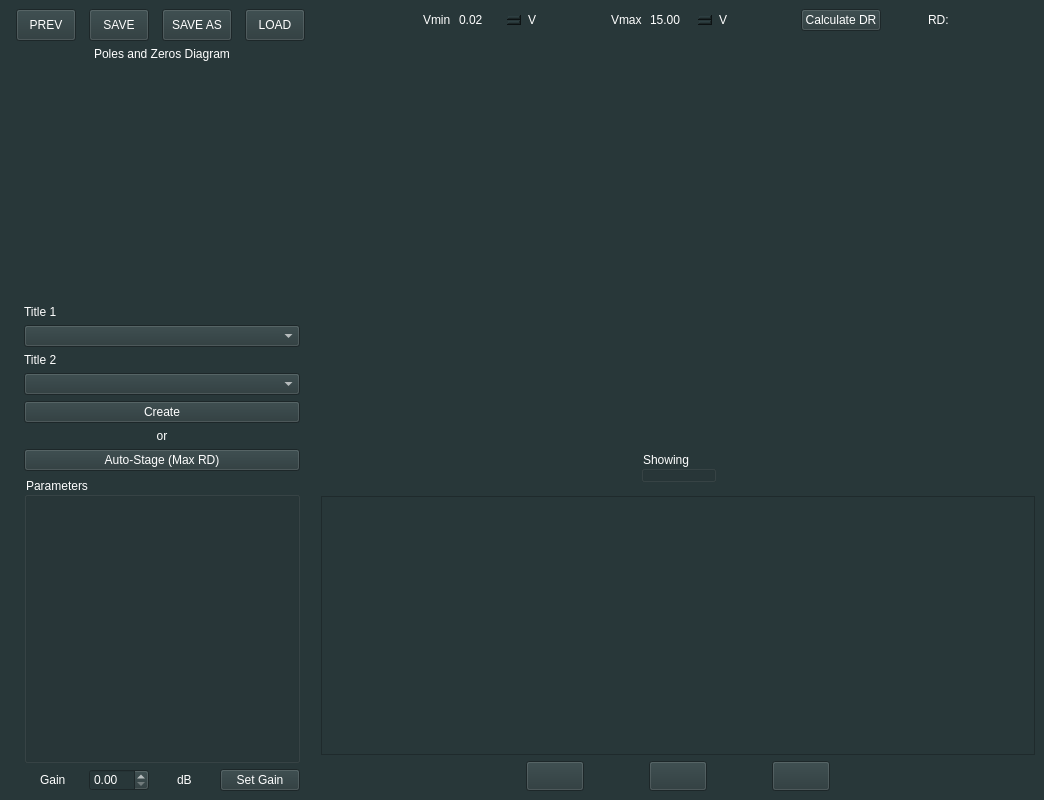
<?xml version="1.0" encoding="UTF-8"?>
<ui version="4.0">
 <class>MainWindow</class>
 <widget class="QMainWindow" name="MainWindow">
  <property name="geometry">
   <rect>
    <x>0</x>
    <y>0</y>
    <width>1044</width>
    <height>800</height>
   </rect>
  </property>
  <property name="windowTitle">
   <string>MainWindow</string>
  </property>
  <property name="styleSheet">
   <string notr="true">background-color:rgb(40, 55, 57);</string>
  </property>
  <widget class="QWidget" name="centralwidget">
   <layout class="QHBoxLayout" name="horizontalLayout_2">
    <item>
     <layout class="QHBoxLayout" name="horizontalLayout" stretch="30,70">
      <item>
       <layout class="QVBoxLayout" name="verticalLayout_2" stretch="0,40,10,50">
        <item>
         <layout class="QHBoxLayout" name="horizontalLayout_11" stretch="20,20,20,20">
          <item>
           <widget class="QPushButton" name="prev_window">
            <property name="sizePolicy">
             <sizepolicy hsizetype="Minimum" vsizetype="Fixed">
              <horstretch>0</horstretch>
              <verstretch>0</verstretch>
             </sizepolicy>
            </property>
            <property name="maximumSize">
             <size>
              <width>60</width>
              <height>60</height>
             </size>
            </property>
            <property name="styleSheet">
             <string notr="true">font: 63 8pt &quot;Open Sans Semibold&quot;;
color:rgb(255, 255, 255);
padding: 8px;
bottom-margin:3px;
</string>
            </property>
            <property name="text">
             <string>PREV</string>
            </property>
           </widget>
          </item>
          <item>
           <widget class="QPushButton" name="saveButton">
            <property name="maximumSize">
             <size>
              <width>60</width>
              <height>60</height>
             </size>
            </property>
            <property name="styleSheet">
             <string notr="true">font: 63 8pt &quot;Open Sans Semibold&quot;;
color:rgb(255, 255, 255);
padding: 8px;
bottom-margin:3px;
</string>
            </property>
            <property name="text">
             <string>SAVE</string>
            </property>
           </widget>
          </item>
          <item>
           <widget class="QPushButton" name="saveAsButton">
            <property name="maximumSize">
             <size>
              <width>70</width>
              <height>60</height>
             </size>
            </property>
            <property name="styleSheet">
             <string notr="true">font: 63 8pt &quot;Open Sans Semibold&quot;;
color:rgb(255, 255, 255);
padding: 8px;
bottom-margin:3px;
</string>
            </property>
            <property name="text">
             <string>SAVE AS</string>
            </property>
           </widget>
          </item>
          <item>
           <widget class="QPushButton" name="loadButton">
            <property name="maximumSize">
             <size>
              <width>60</width>
              <height>60</height>
             </size>
            </property>
            <property name="styleSheet">
             <string notr="true">font: 63 8pt &quot;Open Sans Semibold&quot;;
color:rgb(255, 255, 255);
padding: 8px;
bottom-margin:3px;
</string>
            </property>
            <property name="text">
             <string>LOAD</string>
            </property>
           </widget>
          </item>
         </layout>
        </item>
        <item>
         <layout class="QHBoxLayout" name="horizontalLayout_9" stretch="5,90,5">
          <property name="spacing">
           <number>0</number>
          </property>
          <item>
           <spacer name="horizontalSpacer_15">
            <property name="orientation">
             <enum>Qt::Horizontal</enum>
            </property>
            <property name="sizeHint" stdset="0">
             <size>
              <width>40</width>
              <height>20</height>
             </size>
            </property>
           </spacer>
          </item>
          <item>
           <layout class="QVBoxLayout" name="verticalLayout_5" stretch="5,85">
            <item alignment="Qt::AlignHCenter|Qt::AlignVCenter">
             <widget class="QLabel" name="label_2">
              <property name="sizePolicy">
               <sizepolicy hsizetype="Preferred" vsizetype="Expanding">
                <horstretch>0</horstretch>
                <verstretch>0</verstretch>
               </sizepolicy>
              </property>
              <property name="styleSheet">
               <string notr="true">font: 63 9pt &quot;Open Sans Semibold&quot;;
color:rgb(255, 255, 255);
border: 0px solid blue;
</string>
              </property>
              <property name="text">
               <string>Poles and Zeros Diagram</string>
              </property>
             </widget>
            </item>
            <item>
             <widget class="GraphWidget2" name="z_p_diagram" native="true"/>
            </item>
           </layout>
          </item>
          <item>
           <spacer name="horizontalSpacer_16">
            <property name="orientation">
             <enum>Qt::Horizontal</enum>
            </property>
            <property name="sizeHint" stdset="0">
             <size>
              <width>40</width>
              <height>20</height>
             </size>
            </property>
           </spacer>
          </item>
         </layout>
        </item>
        <item>
         <layout class="QVBoxLayout" name="verticalLayout_4" stretch="20,0">
          <item>
           <layout class="QHBoxLayout" name="horizontalLayout_3" stretch="5,90,5">
            <item>
             <spacer name="horizontalSpacer_6">
              <property name="orientation">
               <enum>Qt::Horizontal</enum>
              </property>
              <property name="sizeHint" stdset="0">
               <size>
                <width>40</width>
                <height>20</height>
               </size>
              </property>
             </spacer>
            </item>
            <item>
             <layout class="QVBoxLayout" name="verticalLayout_8">
              <item>
               <widget class="QLabel" name="title_combo_1">
                <property name="styleSheet">
                 <string notr="true">font: 63 6pt &quot;Open Sans Semibold&quot;;
color:rgb(255, 255, 255);

</string>
                </property>
                <property name="text">
                 <string>Title 1</string>
                </property>
               </widget>
              </item>
              <item>
               <widget class="QComboBox" name="combo1">
                <property name="styleSheet">
                 <string notr="true">font: 63 9pt &quot;Open Sans Semibold&quot;;
color:rgb(255, 255, 255);

</string>
                </property>
               </widget>
              </item>
              <item>
               <widget class="QLabel" name="title_combo_2">
                <property name="styleSheet">
                 <string notr="true">font: 63 6pt &quot;Open Sans Semibold&quot;;
color:rgb(255, 255, 255);

</string>
                </property>
                <property name="text">
                 <string>Title 2</string>
                </property>
               </widget>
              </item>
              <item>
               <widget class="QComboBox" name="combo2">
                <property name="styleSheet">
                 <string notr="true">font: 63 9pt &quot;Open Sans Semibold&quot;;
color:rgb(255, 255, 255);

</string>
                </property>
               </widget>
              </item>
             </layout>
            </item>
            <item>
             <spacer name="horizontalSpacer_5">
              <property name="orientation">
               <enum>Qt::Horizontal</enum>
              </property>
              <property name="sizeHint" stdset="0">
               <size>
                <width>40</width>
                <height>20</height>
               </size>
              </property>
             </spacer>
            </item>
           </layout>
          </item>
          <item>
           <layout class="QHBoxLayout" name="horizontalLayout_7" stretch="5,90,5">
            <item>
             <spacer name="horizontalSpacer_8">
              <property name="orientation">
               <enum>Qt::Horizontal</enum>
              </property>
              <property name="sizeHint" stdset="0">
               <size>
                <width>40</width>
                <height>20</height>
               </size>
              </property>
             </spacer>
            </item>
            <item>
             <layout class="QVBoxLayout" name="verticalLayout">
              <item>
               <widget class="QPushButton" name="create_button">
                <property name="styleSheet">
                 <string notr="true">font: 63 9pt &quot;Open Sans Semibold&quot;;
color:rgb(255, 255, 255);</string>
                </property>
                <property name="text">
                 <string>Create</string>
                </property>
               </widget>
              </item>
              <item>
               <widget class="QLabel" name="label_5">
                <property name="styleSheet">
                 <string notr="true">font: 63 6pt &quot;Open Sans Semibold&quot;;
color:rgb(255, 255, 255);
border: 0px solid blue;
</string>
                </property>
                <property name="text">
                 <string>or</string>
                </property>
                <property name="alignment">
                 <set>Qt::AlignCenter</set>
                </property>
               </widget>
              </item>
              <item>
               <widget class="QPushButton" name="autostage">
                <property name="styleSheet">
                 <string notr="true">font: 63 9pt &quot;Open Sans Semibold&quot;;
color:rgb(255, 255, 255);</string>
                </property>
                <property name="text">
                 <string>Auto-Stage (Max RD)</string>
                </property>
               </widget>
              </item>
             </layout>
            </item>
            <item>
             <spacer name="horizontalSpacer_7">
              <property name="orientation">
               <enum>Qt::Horizontal</enum>
              </property>
              <property name="sizeHint" stdset="0">
               <size>
                <width>40</width>
                <height>20</height>
               </size>
              </property>
             </spacer>
            </item>
           </layout>
          </item>
         </layout>
        </item>
        <item>
         <layout class="QHBoxLayout" name="horizontalLayout_8" stretch="5,90,5">
          <item>
           <spacer name="horizontalSpacer_14">
            <property name="orientation">
             <enum>Qt::Horizontal</enum>
            </property>
            <property name="sizeHint" stdset="0">
             <size>
              <width>40</width>
              <height>20</height>
             </size>
            </property>
           </spacer>
          </item>
          <item>
           <layout class="QVBoxLayout" name="verticalLayout_3" stretch="85,15">
            <item>
             <widget class="QGroupBox" name="param_group_box">
              <property name="styleSheet">
               <string notr="true">color:rgb(255, 255, 255)</string>
              </property>
              <property name="title">
               <string>Parameters</string>
              </property>
              <property name="flat">
               <bool>false</bool>
              </property>
             </widget>
            </item>
            <item>
             <layout class="QHBoxLayout" name="horizontalLayout_10">
              <item alignment="Qt::AlignHCenter">
               <widget class="QLabel" name="label_6">
                <property name="styleSheet">
                 <string notr="true">font: 63 8pt &quot;Open Sans Semibold&quot;;
color:rgb(255, 255, 255);
border: 0px solid blue;</string>
                </property>
                <property name="text">
                 <string>Gain</string>
                </property>
               </widget>
              </item>
              <item>
               <widget class="QDoubleSpinBox" name="gainSpin">
                <property name="styleSheet">
                 <string notr="true">font: 63 7pt &quot;Open Sans Semibold&quot;;
color:rgb(255, 255, 255);</string>
                </property>
               </widget>
              </item>
              <item alignment="Qt::AlignHCenter">
               <widget class="QLabel" name="label">
                <property name="styleSheet">
                 <string notr="true">font: 63 8pt &quot;Open Sans Semibold&quot;;
color:rgb(255, 255, 255);
border: 0px solid blue;</string>
                </property>
                <property name="text">
                 <string>dB</string>
                </property>
               </widget>
              </item>
              <item>
               <widget class="QPushButton" name="goGain">
                <property name="styleSheet">
                 <string notr="true">font: 63 9pt &quot;Open Sans Semibold&quot;;
color:rgb(255, 255, 255);</string>
                </property>
                <property name="text">
                 <string>Set Gain</string>
                </property>
               </widget>
              </item>
             </layout>
            </item>
           </layout>
          </item>
          <item>
           <spacer name="horizontalSpacer_13">
            <property name="orientation">
             <enum>Qt::Horizontal</enum>
            </property>
            <property name="sizeHint" stdset="0">
             <size>
              <width>40</width>
              <height>20</height>
             </size>
            </property>
           </spacer>
          </item>
         </layout>
        </item>
       </layout>
      </item>
      <item>
       <layout class="QVBoxLayout" name="rightLayout" stretch="0,55,4,1,35,4">
        <property name="sizeConstraint">
         <enum>QLayout::SetDefaultConstraint</enum>
        </property>
        <item>
         <layout class="QHBoxLayout" name="horizontalLayout_12" stretch="20,5,5,5,10,5,5,5,10,10,5,10,5,0">
          <item>
           <spacer name="horizontalSpacer_17">
            <property name="orientation">
             <enum>Qt::Horizontal</enum>
            </property>
            <property name="sizeHint" stdset="0">
             <size>
              <width>40</width>
              <height>20</height>
             </size>
            </property>
           </spacer>
          </item>
          <item>
           <widget class="QLabel" name="label_14">
            <property name="styleSheet">
             <string notr="true">font: 63 8pt &quot;Open Sans Semibold&quot;;
color:rgb(255, 255, 255);
border: 0px solid blue;</string>
            </property>
            <property name="text">
             <string>Vmin</string>
            </property>
           </widget>
          </item>
          <item alignment="Qt::AlignHCenter">
           <widget class="QDoubleSpinBox" name="vminSpin">
            <property name="styleSheet">
             <string notr="true">font: 63 8pt &quot;Open Sans Semibold&quot;;
color:rgb(255, 255, 255);
border: 0px solid blue;</string>
            </property>
            <property name="maximum">
             <double>1000.000000000000000</double>
            </property>
            <property name="value">
             <double>0.020000000000000</double>
            </property>
           </widget>
          </item>
          <item alignment="Qt::AlignLeft">
           <widget class="QLabel" name="label_13">
            <property name="styleSheet">
             <string notr="true">font: 63 8pt &quot;Open Sans Semibold&quot;;
color:rgb(255, 255, 255);
border: 0px solid blue;</string>
            </property>
            <property name="text">
             <string>V</string>
            </property>
           </widget>
          </item>
          <item>
           <spacer name="horizontalSpacer_18">
            <property name="orientation">
             <enum>Qt::Horizontal</enum>
            </property>
            <property name="sizeHint" stdset="0">
             <size>
              <width>40</width>
              <height>20</height>
             </size>
            </property>
           </spacer>
          </item>
          <item alignment="Qt::AlignRight">
           <widget class="QLabel" name="label_12">
            <property name="styleSheet">
             <string notr="true">font: 63 8pt &quot;Open Sans Semibold&quot;;
color:rgb(255, 255, 255);
border: 0px solid blue;</string>
            </property>
            <property name="text">
             <string>Vmax</string>
            </property>
           </widget>
          </item>
          <item>
           <widget class="QDoubleSpinBox" name="vmaxSpin">
            <property name="styleSheet">
             <string notr="true">font: 63 8pt &quot;Open Sans Semibold&quot;;
color:rgb(255, 255, 255);
border: 0px solid blue;</string>
            </property>
            <property name="maximum">
             <double>1000.000000000000000</double>
            </property>
            <property name="value">
             <double>15.000000000000000</double>
            </property>
           </widget>
          </item>
          <item>
           <widget class="QLabel" name="label_11">
            <property name="styleSheet">
             <string notr="true">font: 63 8pt &quot;Open Sans Semibold&quot;;
color:rgb(255, 255, 255);
border: 0px solid blue;</string>
            </property>
            <property name="text">
             <string>V</string>
            </property>
           </widget>
          </item>
          <item>
           <spacer name="horizontalSpacer_19">
            <property name="orientation">
             <enum>Qt::Horizontal</enum>
            </property>
            <property name="sizeHint" stdset="0">
             <size>
              <width>40</width>
              <height>20</height>
             </size>
            </property>
           </spacer>
          </item>
          <item>
           <widget class="QPushButton" name="reloadv">
            <property name="styleSheet">
             <string notr="true">font: 63 9pt &quot;Open Sans Semibold&quot;;
color:rgb(255, 255, 255);</string>
            </property>
            <property name="text">
             <string>Calculate DR</string>
            </property>
           </widget>
          </item>
          <item>
           <spacer name="horizontalSpacer_20">
            <property name="orientation">
             <enum>Qt::Horizontal</enum>
            </property>
            <property name="sizeHint" stdset="0">
             <size>
              <width>40</width>
              <height>20</height>
             </size>
            </property>
           </spacer>
          </item>
          <item alignment="Qt::AlignHCenter">
           <widget class="QLabel" name="label_10">
            <property name="styleSheet">
             <string notr="true">font: 63 11pt &quot;Open Sans Semibold&quot;;
color:rgb(255, 255, 255);
border: 0px solid blue;</string>
            </property>
            <property name="text">
             <string>RD:</string>
            </property>
           </widget>
          </item>
          <item>
           <widget class="QLabel" name="rd">
            <property name="styleSheet">
             <string notr="true">font: 63 11pt &quot;Open Sans Semibold&quot;;
color:rgb(255, 255, 255);
border: 0px solid blue;</string>
            </property>
            <property name="text">
             <string/>
            </property>
           </widget>
          </item>
          <item>
           <spacer name="horizontalSpacer_21">
            <property name="orientation">
             <enum>Qt::Horizontal</enum>
            </property>
            <property name="sizeHint" stdset="0">
             <size>
              <width>40</width>
              <height>20</height>
             </size>
            </property>
           </spacer>
          </item>
         </layout>
        </item>
        <item>
         <layout class="QHBoxLayout" name="horizontalLayout_6" stretch="10,80,10">
          <item>
           <spacer name="horizontalSpacer_9">
            <property name="orientation">
             <enum>Qt::Horizontal</enum>
            </property>
            <property name="sizeHint" stdset="0">
             <size>
              <width>40</width>
              <height>20</height>
             </size>
            </property>
           </spacer>
          </item>
          <item>
           <widget class="GraphWidget" name="graphWidget" native="true"/>
          </item>
          <item>
           <spacer name="horizontalSpacer_10">
            <property name="orientation">
             <enum>Qt::Horizontal</enum>
            </property>
            <property name="sizeHint" stdset="0">
             <size>
              <width>40</width>
              <height>20</height>
             </size>
            </property>
           </spacer>
          </item>
         </layout>
        </item>
        <item>
         <layout class="QHBoxLayout" name="horizontalLayout_4">
          <item>
           <spacer name="horizontalSpacer_3">
            <property name="orientation">
             <enum>Qt::Horizontal</enum>
            </property>
            <property name="sizeHint" stdset="0">
             <size>
              <width>40</width>
              <height>20</height>
             </size>
            </property>
           </spacer>
          </item>
          <item alignment="Qt::AlignHCenter">
           <widget class="QGroupBox" name="showing_group">
            <property name="styleSheet">
             <string notr="true">color:rgb(255, 255, 255)</string>
            </property>
            <property name="title">
             <string>Showing</string>
            </property>
            <property name="checkable">
             <bool>false</bool>
            </property>
           </widget>
          </item>
          <item>
           <spacer name="horizontalSpacer_4">
            <property name="orientation">
             <enum>Qt::Horizontal</enum>
            </property>
            <property name="sizeHint" stdset="0">
             <size>
              <width>40</width>
              <height>20</height>
             </size>
            </property>
           </spacer>
          </item>
         </layout>
        </item>
        <item>
         <spacer name="verticalSpacer_2">
          <property name="orientation">
           <enum>Qt::Vertical</enum>
          </property>
          <property name="sizeHint" stdset="0">
           <size>
            <width>20</width>
            <height>40</height>
           </size>
          </property>
         </spacer>
        </item>
        <item>
         <layout class="QHBoxLayout" name="stagesLayoutaa">
          <property name="sizeConstraint">
           <enum>QLayout::SetDefaultConstraint</enum>
          </property>
          <item>
           <widget class="QScrollArea" name="stagesLayout">
            <property name="widgetResizable">
             <bool>true</bool>
            </property>
            <widget class="QWidget" name="scrollAreaWidgetContents">
             <property name="geometry">
              <rect>
               <x>0</x>
               <y>0</y>
               <width>703</width>
               <height>245</height>
              </rect>
             </property>
            </widget>
           </widget>
          </item>
         </layout>
        </item>
        <item>
         <layout class="QVBoxLayout" name="verticalLayout_6" stretch="0">
          <item>
           <layout class="QHBoxLayout" name="horizontalLayout_5" stretch="35,10,10,10,10,10,35">
            <item>
             <spacer name="horizontalSpacer">
              <property name="orientation">
               <enum>Qt::Horizontal</enum>
              </property>
              <property name="sizeHint" stdset="0">
               <size>
                <width>40</width>
                <height>20</height>
               </size>
              </property>
             </spacer>
            </item>
            <item>
             <widget class="QPushButton" name="backButton">
              <property name="sizePolicy">
               <sizepolicy hsizetype="Minimum" vsizetype="Expanding">
                <horstretch>0</horstretch>
                <verstretch>0</verstretch>
               </sizepolicy>
              </property>
              <property name="text">
               <string/>
              </property>
             </widget>
            </item>
            <item>
             <spacer name="horizontalSpacer_11">
              <property name="orientation">
               <enum>Qt::Horizontal</enum>
              </property>
              <property name="sizeHint" stdset="0">
               <size>
                <width>40</width>
                <height>20</height>
               </size>
              </property>
             </spacer>
            </item>
            <item>
             <widget class="QPushButton" name="deleteButton">
              <property name="sizePolicy">
               <sizepolicy hsizetype="Minimum" vsizetype="Expanding">
                <horstretch>0</horstretch>
                <verstretch>0</verstretch>
               </sizepolicy>
              </property>
              <property name="text">
               <string/>
              </property>
             </widget>
            </item>
            <item>
             <spacer name="horizontalSpacer_12">
              <property name="orientation">
               <enum>Qt::Horizontal</enum>
              </property>
              <property name="sizeHint" stdset="0">
               <size>
                <width>40</width>
                <height>20</height>
               </size>
              </property>
             </spacer>
            </item>
            <item>
             <widget class="QPushButton" name="nextButton">
              <property name="sizePolicy">
               <sizepolicy hsizetype="Minimum" vsizetype="Expanding">
                <horstretch>0</horstretch>
                <verstretch>0</verstretch>
               </sizepolicy>
              </property>
              <property name="text">
               <string/>
              </property>
             </widget>
            </item>
            <item>
             <spacer name="horizontalSpacer_2">
              <property name="orientation">
               <enum>Qt::Horizontal</enum>
              </property>
              <property name="sizeHint" stdset="0">
               <size>
                <width>40</width>
                <height>20</height>
               </size>
              </property>
             </spacer>
            </item>
           </layout>
          </item>
         </layout>
        </item>
       </layout>
      </item>
     </layout>
    </item>
   </layout>
  </widget>
 </widget>
 <customwidgets>
  <customwidget>
   <class>GraphWidget</class>
   <extends>QWidget</extends>
   <header location="global">FrontEnd/UIs/graphwidget.h</header>
   <container>1</container>
  </customwidget>
  <customwidget>
   <class>GraphWidget2</class>
   <extends>QWidget</extends>
   <header location="global">FrontEnd/UIs/graphwidget2.h</header>
   <container>1</container>
  </customwidget>
 </customwidgets>
 <resources/>
 <connections/>
</ui>
